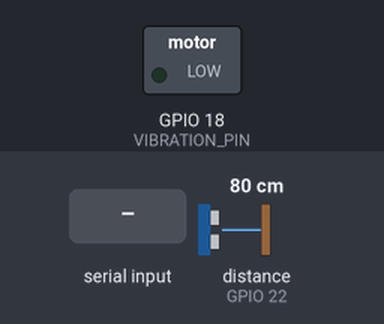
Bench run of a sketch on a simulated ESP32. On the bench: switched loads named in the sketch (green lamp = pin HIGH). Dashed ring = blinking. The test bench sets the inputs (shaded band); at power-on: distance to the obstacle (sensor on GPIO 22) 80 cm. The echo pulse lasts 58.3 µs per cm; nothing arrives over Bluetooth unless stated; pins used as bus, display or sensor lines are not drawn; what the sketch prints to the serial monitor is not drawn.

Above: at 1.2 s.
1.3 s: "start" received over the second serial link
At 2.8 s:
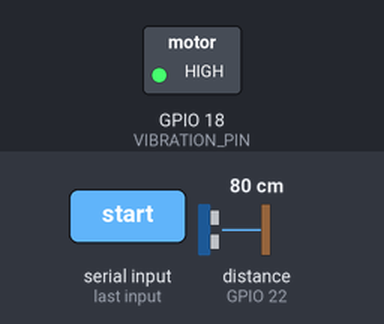
4.3 s: distance to the obstacle (sensor on GPIO 22) set to 32 cm
At 4.77 s:
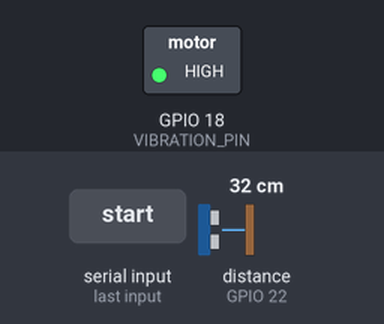
7.3 s: distance to the obstacle (sensor on GPIO 22) set to 28 cm
At 8.3 s:
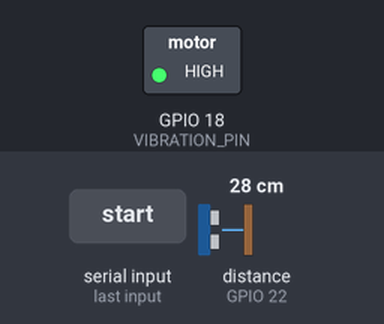
8.9 s: distance to the obstacle (sensor on GPIO 22) set to 35 cm
At 9.87 s:
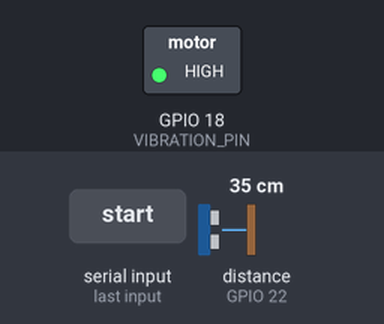
11.9 s: distance to the obstacle (sensor on GPIO 22) set to 2 cm
At 12.3 s:
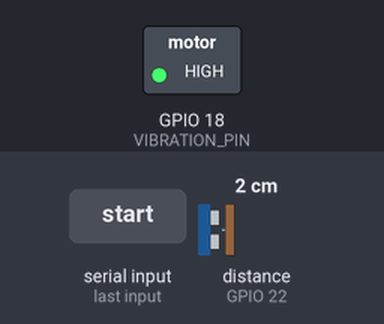
Timing chart, 0 to 14.4 s (numbered marks = the images above; inputs shaded):
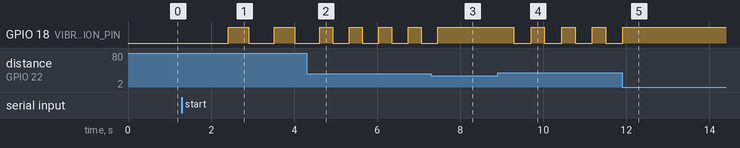

The sketch:

Bluetooth.ino
```cpp
#include <BluetoothSerial.h>

#define TRIG_PIN 23
#define ECHO_PIN 22
#define VIBRATION_PIN 18

BluetoothSerial SerialBT;

const int pwmChannel = 0;
const int pwmResolution = 8;
const int pwmFrequency = 1000;

unsigned long lastMeasurementTime = 0;
const unsigned long measurementInterval = 250; // 250 Millisekunden

bool measuring = false;

void setup() {
  Serial.begin(115200);
  SerialBT.begin("ESP32_Ultrasound");
  pinMode(TRIG_PIN, OUTPUT);
  pinMode(ECHO_PIN, INPUT);
  ledcSetup(pwmChannel, pwmFrequency, pwmResolution);
  ledcAttachPin(VIBRATION_PIN, pwmChannel);

  Serial.println("Bluetooth device is ready to pair");
}

void loop() {
  unsigned long currentTime = millis();

  if (SerialBT.available()) {
    String command = SerialBT.readString();
    command.trim();

    if (command == "start") {
      measuring = true;
      lastMeasurementTime = currentTime; // Start sofortige Messung
    } else if (command == "stop") {
      measuring = false;
      ledcWrite(pwmChannel, 0); // Stop vibration
    }
  }

  if (measuring) {
    // Check if it's time for the next measurement
    if (currentTime - lastMeasurementTime >= measurementInterval) {
      lastMeasurementTime = currentTime;

      // Start sending ultrasound data and activate vibration motor
      digitalWrite(TRIG_PIN, HIGH);
      delayMicroseconds(10);
      digitalWrite(TRIG_PIN, LOW);

      float duration_us = pulseIn(ECHO_PIN, HIGH);
      float distance_cm = 0.017 * duration_us;

      SerialBT.print(distance_cm);
      SerialBT.println(" cm");

      // Control vibration motor based on distance
      if (distance_cm > 0 && distance_cm <= 300) {
        if (distance_cm <= 30) {
          ledcWrite(pwmChannel, 255); // Start vibration
        } else {
          int vibrationDelay = map(distance_cm, 30, 200, 300, 1000);
          ledcWrite(pwmChannel, 255); // Vibrate
          delay(vibrationDelay);
          ledcWrite(pwmChannel, 0); // Stop vibration
          delay(vibrationDelay);
        }
      } else {
        ledcWrite(pwmChannel, 0); // Stop vibration
      }
    }
  }

  delay(100); // Kurzzeitiger Delay, um die CPU-Last zu reduzieren
}
```

Measured:
- the behaviour switches between 31 and 30 cm on distance to the obstacle (sensor on GPIO 22) (found by bisection; images 2 and 3)
- after the input at 1.3 s, GPIO 18 (VIBRATION_PIN): alternates HIGH for 0.50 s and LOW for 0.61 s, starting after 1.1 s
- after the input at 4.3 s, GPIO 18 (VIBRATION_PIN): alternates HIGH for 0.30 s and LOW for 0.41 s, starting after 0.63 s
- after the input at 7.3 s, GPIO 18 (VIBRATION_PIN): goes on until 7.5 s, then stays HIGH
- after the input at 8.9 s, GPIO 18 (VIBRATION_PIN): alternates HIGH for 0.32 s and LOW for 0.42 s, starting after 0.39 s
- after the input at 11.9 s, GPIO 18 (VIBRATION_PIN): goes on until 11.9 s, then stays HIGH
